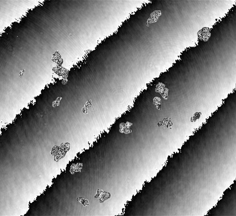
#> input picture algorithm_test/1.jpg, 236 x 216 px
$ python test.py
#> lines starting #> are read from the running program, lines starting #| are printed output that depends on the picture
import cv2
import numpy as np
from scipy import ndimage
kernel_3X3=np.array([[-1,-1,-1],[-1,8,-1],[-1,-1,-1]])
kernel_5X5=np.array([[-1,-1,-1,-1,-1],[-1,1,2,1,-1],[-1,2,4,2,-1],[-1,1,2,1,-1],[-1,-1,-1,-1,-1]])

img=cv2.imread("1.jpg",0)
#> img is the input picture: shape (216, 236); min 0, max 255, mean 128.8
k3=ndimage.convolve(img,kernel_3X3)#卷积
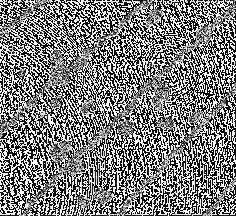
#> k3: shape (216, 236); min 0, max 255, mean 126
k5=ndimage.convolve(img,kernel_5X5)#卷积
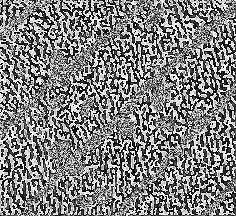
#> k5: shape (216, 236); min 0, max 255, mean 127.8

blurred=cv2.GaussianBlur(img,(11,11),0)
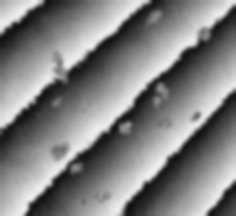
#> blurred: shape (216, 236); min 14, max 239, mean 128.7
g_hpf=img-blurred
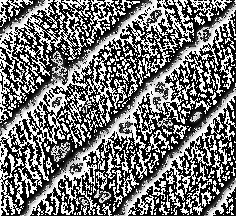
#> g_hpf: shape (216, 236); min 0, max 255, mean 116.1
#两种高通滤波的效果
cv2.imshow("3x3",k3)
cv2.imshow("5x5",k5)
#通过对图像应用低通滤波器之后，与原始图像计算差值
cv2.imshow("g_hpf",g_hpf)
cv2.waitKey()
cv2.destroyAllWindows()

$ run again, with algorithm_test/2.jpg copied over algorithm_test/1.jpg
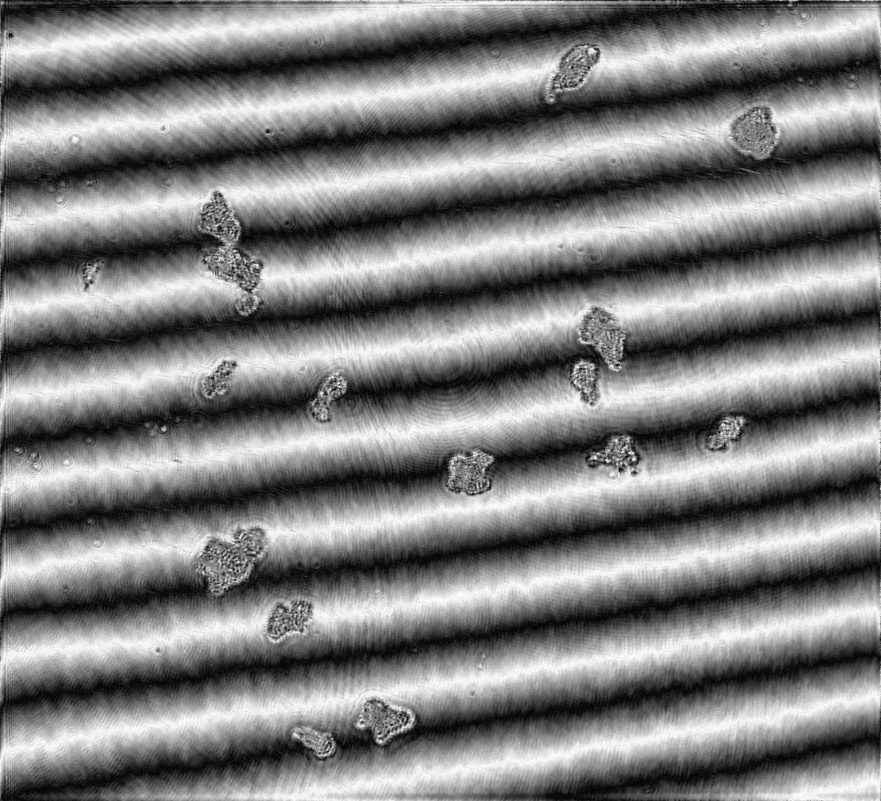
#> input picture algorithm_test/2.jpg, 881 x 801 px, shrunk from 4508 x 4096 before the run
#> img is the input picture: shape (801, 881); min 0, max 255, mean 127.2
#> `k5=ndimage.convolve(img,kernel_5X5)#卷积`:
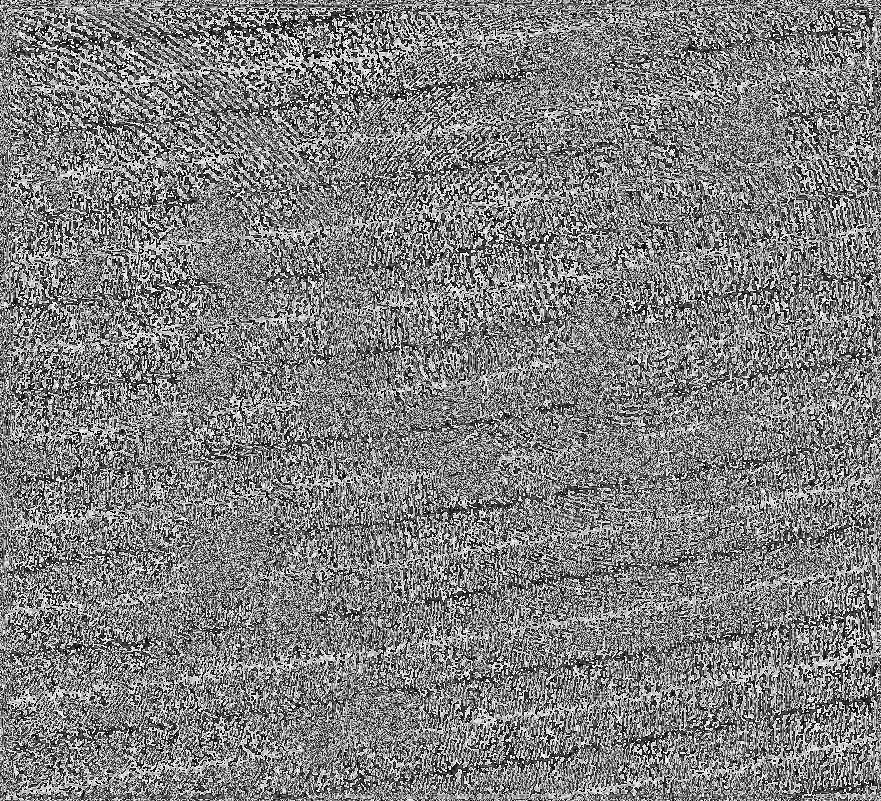
#> k5: shape (801, 881); min 0, max 255, mean 127.3
#> `g_hpf=img-blurred`:
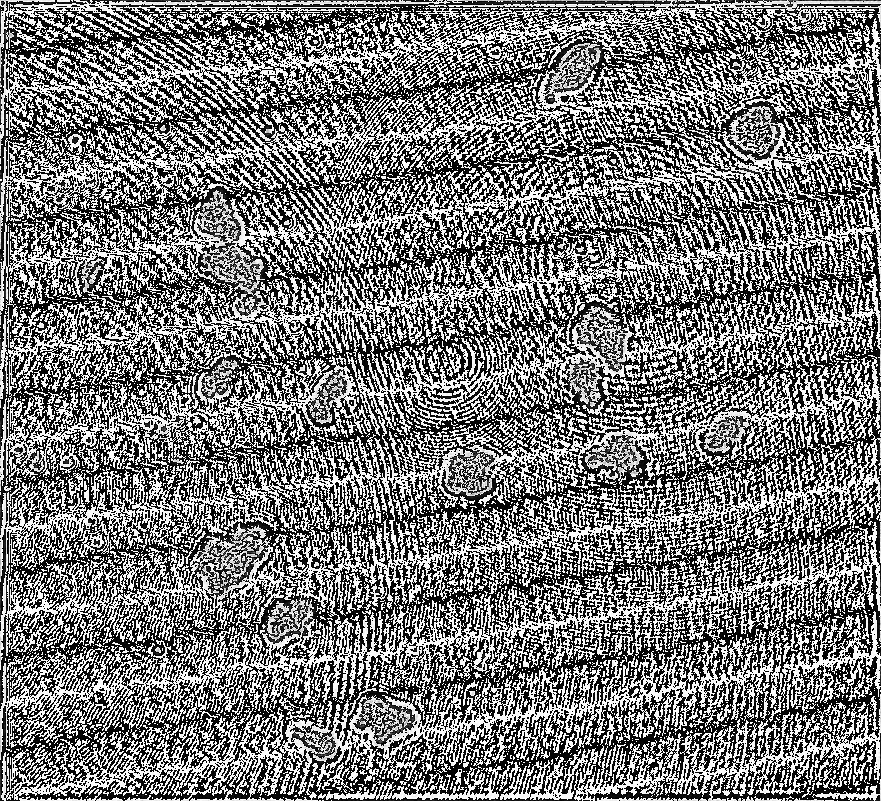
#> g_hpf: shape (801, 881); min 0, max 255, mean 120.5

$ run again, with algorithm_test/3.jpg copied over algorithm_test/1.jpg
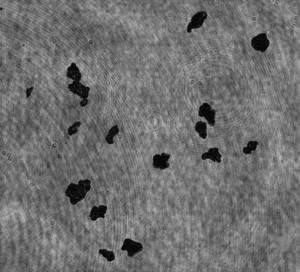
#> input picture algorithm_test/3.jpg, 300 x 272 px
#> img is the input picture: shape (272, 300); min 0, max 187, mean 111.7
#> `k5=ndimage.convolve(img,kernel_5X5)#卷积`:
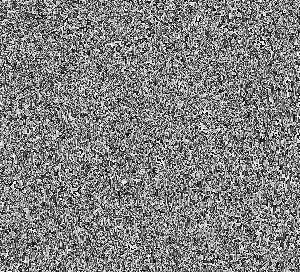
#> k5: shape (272, 300); min 0, max 255, mean 128.4
#> `g_hpf=img-blurred`:
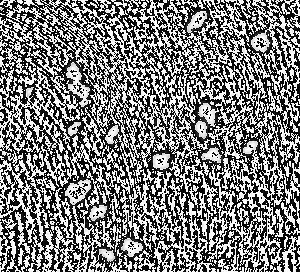
#> g_hpf: shape (272, 300); min 0, max 255, mean 123.8
